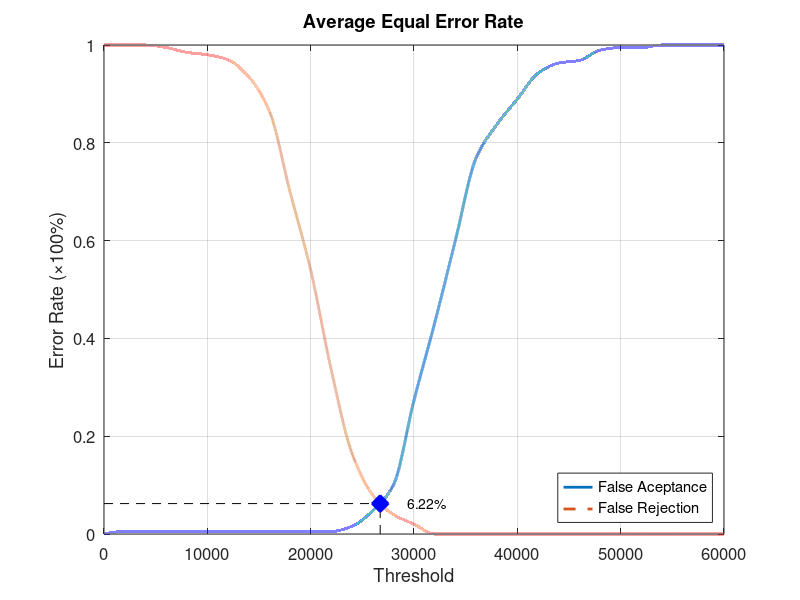
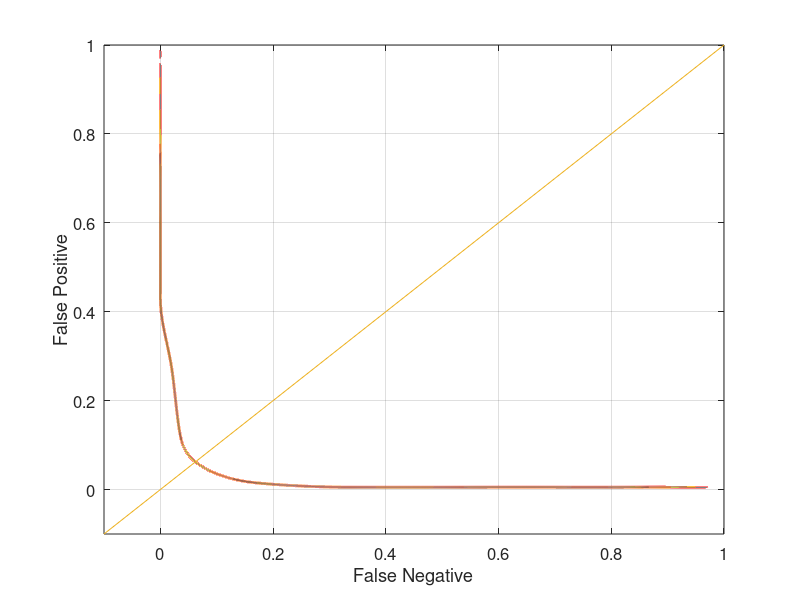

Reproduce these figures in MATLAB, in order.
function yEER = Database3_4
close all;
clear;
clc;
x = 0:2000:60000;
xq = 0:0.5:60000;

y0 = [0 0.00526316 0.00526316 0.00526316 0.00526316 0.00526316 0.00526316 0.00526316 0.00526316 0.00526316 0.00526316 0.00526316 0.0157895 0.0473684 0.1 0.273684 0.431579 0.6 0.768421 0.836842 0.889474 0.942105 0.963158 0.968421 0.989474 0.994737 0.994737 1 1 1 1];
yy0 = interp1(x, y0, xq, 'pchip');
y1 = [1 1 1 0.995 0.985 0.98 0.97 0.935 0.865 0.7 0.54 0.335 0.165 0.08 0.04 0.02 0 0 0 0 0 0 0 0 0 0 0 0 0 0 0];
yy1 = interp1(x, y1, xq, 'pchip');

% Calculating EER: 
y2 = abs(y0 - y1);
find(y2 == min(y2))
yy2 = abs(yy0 - yy1);
xEER = find(yy2 == min(yy2));
xEERIndex = xq(xEER) % X-axis EER
yEER = yy0(xEER) % Y-axis EER

main = figure
plot(xq, yy0,'-','LineWidth', 2);	hold on
plot(xq, yy1,'--','LineWidth', 2);	hold on
plot([xEERIndex xEERIndex], [0 yEER], 'k--');	hold on
plot([0 xEERIndex], [yEER yEER], 'k--');	hold on
plot(xEERIndex, yEER, 'bx', 'LineWidth', 10);	hold on
text(xEERIndex + 10 * xEERIndex / 100, yEER, [num2str(round((10000 * yEER)) / 100) '%'])
legend('False Aceptance', 'False Rejection', 'Location', 'SouthEast')
xlabel('Threshold')
ylabel('Error Rate (\times100%)')
title('Average Equal Error Rate')
set(gca, 'FontSize', 12)
axis([0 60000 0 1])
grid on

print(main, 'Database3_4Main', '-dpng');
FNRxFPR = figure('Color', [1 1 1]);
plot(yy1, yy0, '-', yy1, yy0, 'LineWidth', 2);
hold on
y = -0.1:0.1:1
plot(y, y); 
set(gca, 'FontSize', 12)
xlabel('False Negative')
ylabel('False Positive')
axis([-0.1 1 -0.1 1])
set(gca, 'FontSize', 12)
grid on

print(FNRxFPR, 'Database3_4FNRxFPR','-dpng');
end
